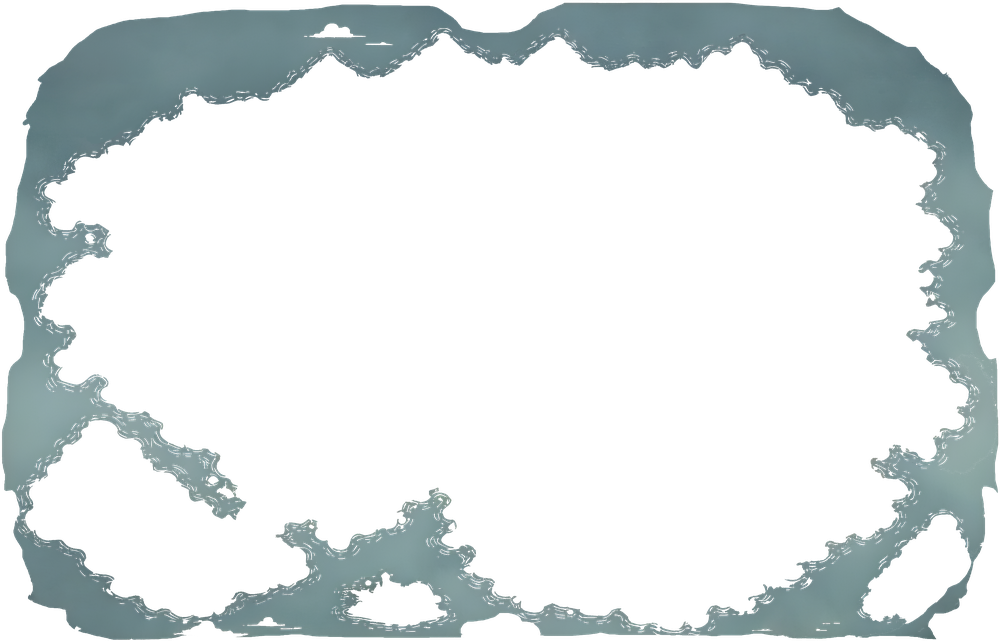
#> input picture hd-photo-Map finale/mare.png, 1000 x 641 px, shrunk from 3923 x 2515 before the run, given in place of Mare.webp, which was not available
$ python bake-map-grade.py
#> lines starting #> are read from the running program, lines starting #| are printed output that depends on the picture; pictures that were not available may be replaced by others from this repository, and a replacement may not be noted
"""Bake the graded sea + land layers of the flat world map.

The painted map is greyer than the HUD it sits under (sea saturation ~0.19 on screen against
~0.40 in the approved mockup). The grade is baked into new files next to the originals
(`layers/<name>.graded.webp`) instead of running as a runtime filter: zero cost per frame, and the original
layers stay untouched for A/B (`gameFrameConfig.worldDressing.grade`, `?map=graded|original` in dev).

Usage: python3 scripts/bake-map-grade.py [--only base_flat.webp ...]
(`--only` re-bakes just those files: the committed sea/island grades were retouched after the bake.)
"""
import argparse
import json
import os

import numpy as np
from PIL import Image

ROOT = os.path.join(os.path.dirname(__file__), '..', 'public', 'assets', 'world', 'wanderlust', 'base')
LAYERS = os.path.join(ROOT, 'layers')

# (saturation multiplier, value multiplier, hue shift in degrees)
GRADES = {
    'Mare.webp': (2.3, 1.08, -3.0),
    'base_flat.webp': (1.38, 1.0, 0.0),
    'Isola basso sinistra.webp': (1.38, 1.0, 0.0),
    'Isola basso a destra.webp': (1.38, 1.0, 0.0),
}


def grade(path, sat, val, hue):
#> called with sat = 2.3, val = 1.08, hue = -3
    im = Image.open(path).convert('RGBA')
#> im is the input picture: PIL image 1000x641 RGBA; mean R, G, B, A 31, 37.7, 38.5, 61.2
    alpha = im.getchannel('A')
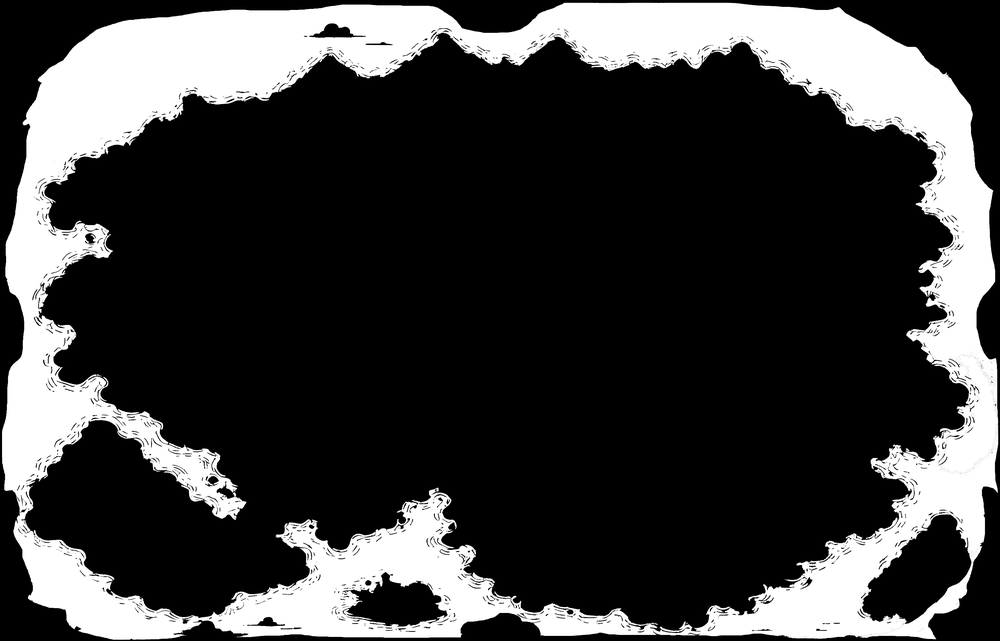
#> alpha: PIL image 1000x641 L; min 0, max 255, mean 61.2
    hsv = np.asarray(im.convert('RGB').convert('HSV')).astype(np.float32)
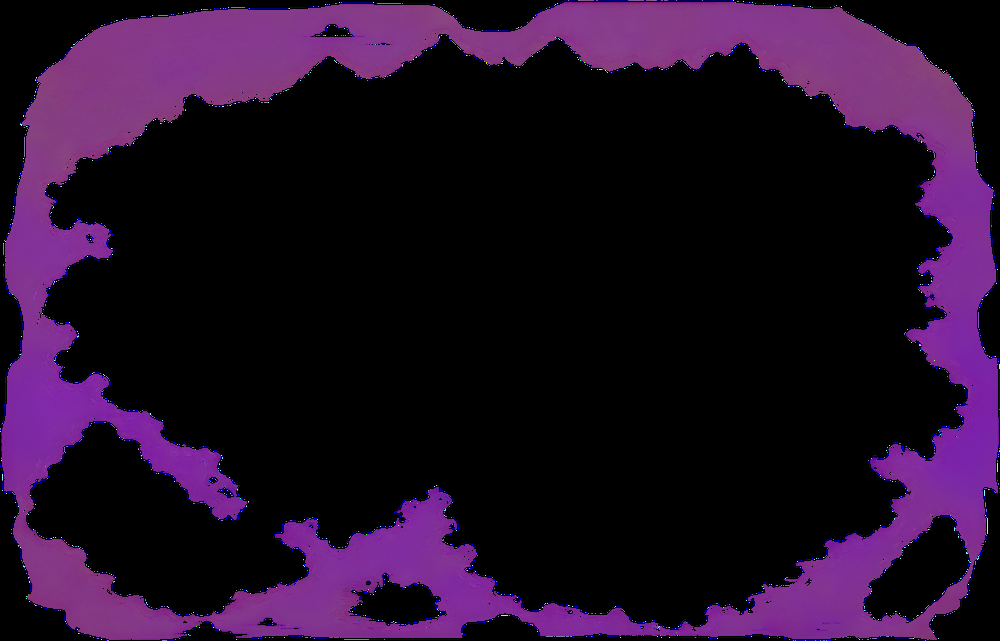
#> hsv: shape (641, 1000, 3) float32; mean R, G, B 33.9, 13.3, 38.6
    hsv[..., 0] = (hsv[..., 0] + hue / 360.0 * 255.0) % 256
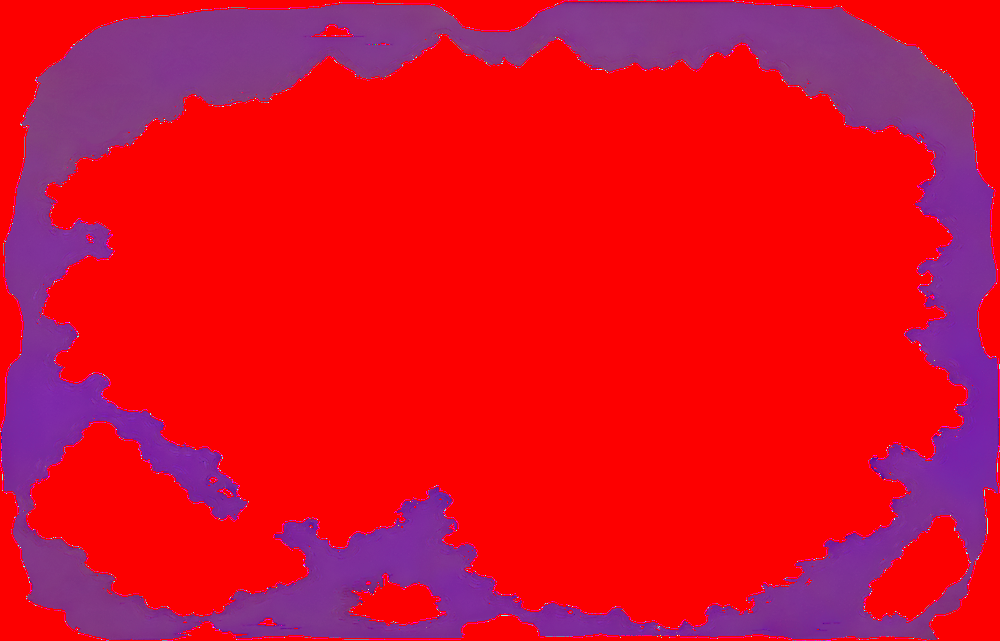
#> hsv: shape (641, 1000, 3) float32; mean R, G, B 222, 13.3, 38.6
    hsv[..., 1] = np.clip(hsv[..., 1] * sat, 0, 255)
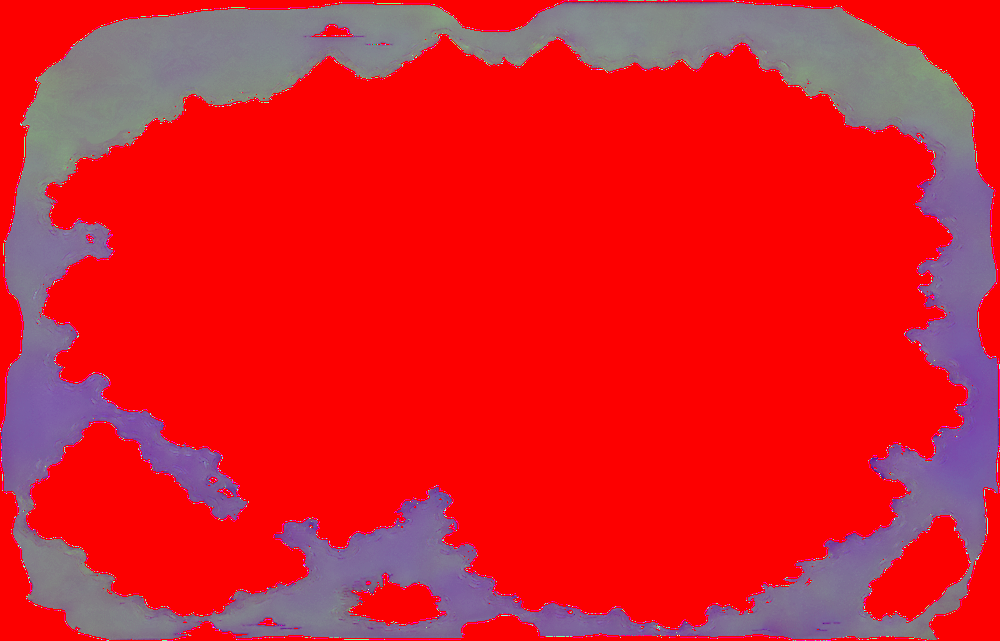
#> hsv: shape (641, 1000, 3) float32; mean R, G, B 222, 30.4, 38.6
    hsv[..., 2] = np.clip(hsv[..., 2] * val, 0, 255)
    rgb = Image.fromarray(hsv.astype(np.uint8), 'HSV').convert('RGB')
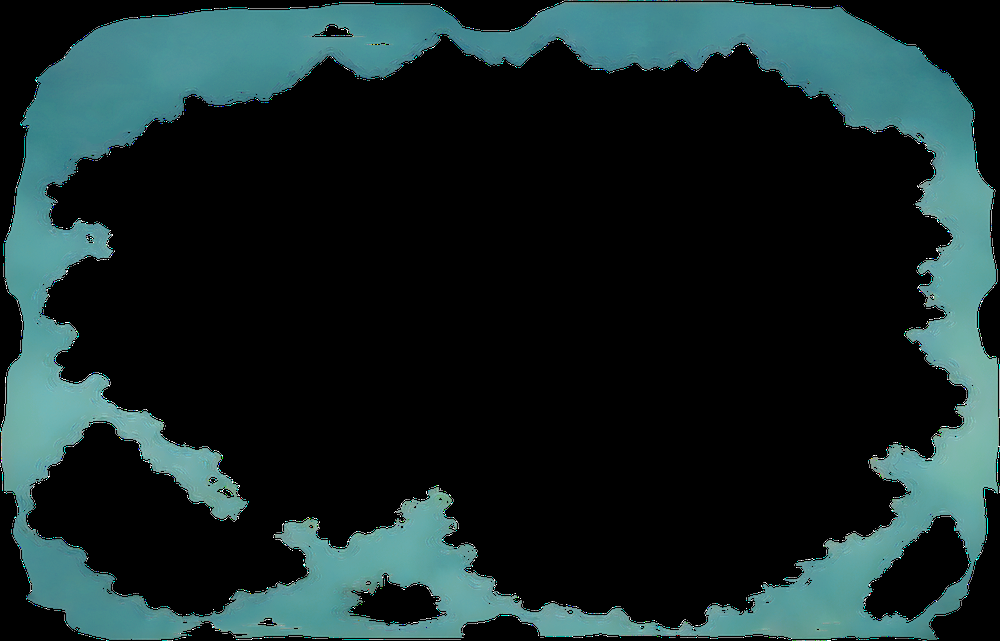
#> rgb: PIL image 1000x641 RGB; mean R, G, B 23.3, 40.6, 40.9
    rgb.putalpha(alpha)
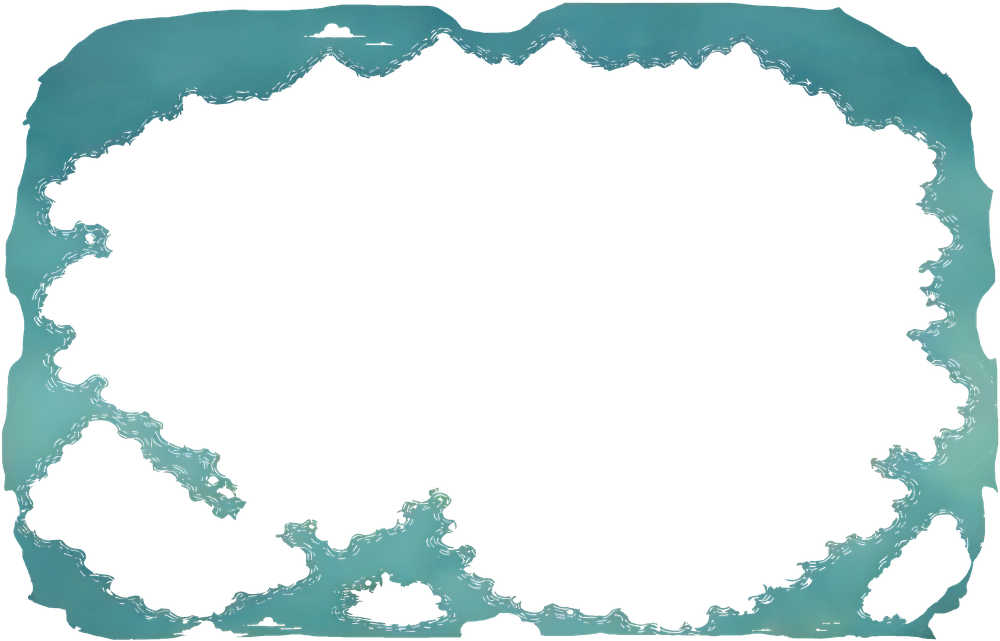
#> rgb: PIL image 1000x641 RGBA; mean R, G, B, A 23.3, 40.6, 40.9, 61.2; transparent parts drawn white
    return rgb


def graded_name(name):
    return name.replace('.webp', '.graded.webp')


def main():
    ap = argparse.ArgumentParser()
    ap.add_argument('--only', nargs='*', default=None)
    only = ap.parse_args().only
    for name, (sat, val, hue) in GRADES.items():
        if only and name not in only:
            continue
        grade(os.path.join(LAYERS, name), sat, val, hue).save(os.path.join(LAYERS, graded_name(name)), quality=92, method=6)
        print('baked', name, sat, val, hue)

    manifest = json.load(open(os.path.join(ROOT, 'manifest-flat.json')))
    for layer in manifest['surfaceLayers']:
        if layer['file'] in GRADES:
            layer['file'] = graded_name(layer['file'])
    manifest['id'] = manifest.get('id', 'base_flat') + '_graded'
    json.dump(manifest, open(os.path.join(ROOT, 'manifest-flat-graded.json'), 'w'), indent=2)
    print('wrote manifest-flat-graded.json')


if __name__ == '__main__':
#> (the run stopped early here; a loop or call above may not have finished)
